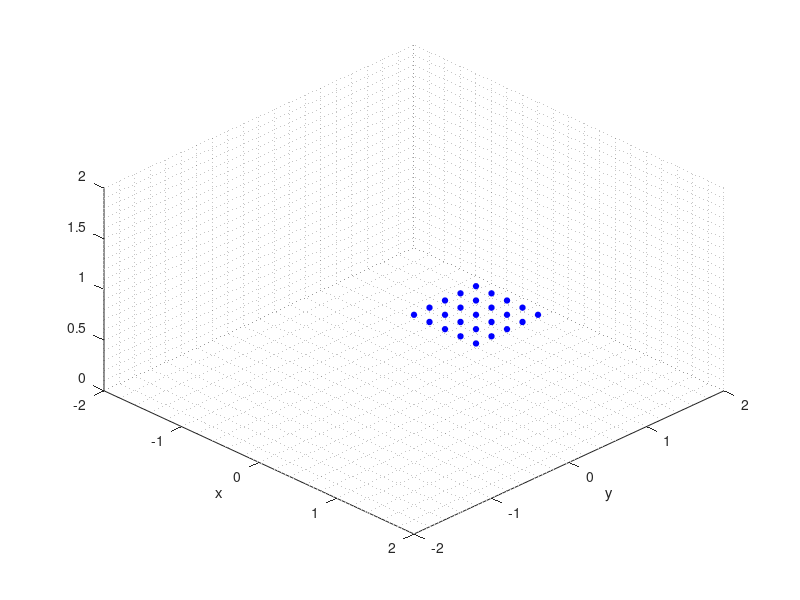

The MATLAB source for this figure:
clc, clear, close all

% Parameters to set 
% *******************************************************
bed = [0,0.8,0,0.8, 0.75, 0.75];
step= 0.2;
% *******************************************************

% *******************************************************
graph = 1; % 1:yes, 0:no
save = 1; 
axis_pattern = 0;   % 1: eje y
                    % 0: eje x
% *******************************************************


[TbX,TbY] = meshgrid(bed(1):step:bed(2), bed(3):step:bed(4));
% Invertir TbY
TbY(:,2:2:end) = TbY(end:-1:1,2:2:end);

if axis_pattern==1
    x = reshape(TbX,[numel(TbX),1]);
    y = reshape(TbY,[numel(TbY),1]);
else
    y = reshape(TbX,[numel(TbX),1]);
    x = reshape(TbY,[numel(TbY),1]);
end



data=[];
ii=0;
for k = bed(6):-step:bed(5)

    % Agregar los "0" ya que aun no se han registrado.
    if(mod(ii,2)==0)
        data = [data; x, y, k*ones(size(x)), zeros(size(x))];
        ii=ii+1;
    else
        data = [data; x(end:-1:1), y(end:-1:1), k*ones(size(x)), zeros(size(x))];
        ii=ii+1;
    end

end

%%

% Graficar
fprintf("Nro of points: %d \n",length(data))
if(graph)
    figure(1)
    axis([-2, 2, -2, 2, 0, 2])
    view(45,45)
    grid minor
    xlabel('x')
    ylabel('y')
    hold on
    
    for i=1: size(data,1)
        plot3(data(i,1),data(i,2),data(i,3),'ob','MarkerFaceColor','b','MarkerSize',4)
        pause(0.05)
    end
    
end



% Escribir los datos en un archivo de texto
if (save)
    dlmwrite('positions3D.txt', data, 'delimiter', ' ');
    fprintf("Generacion de datos exitoso \n")
end
